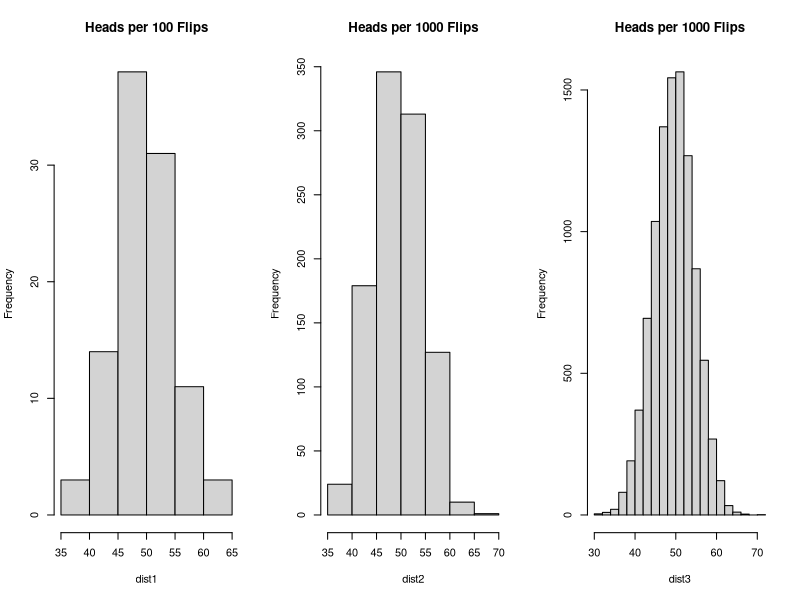
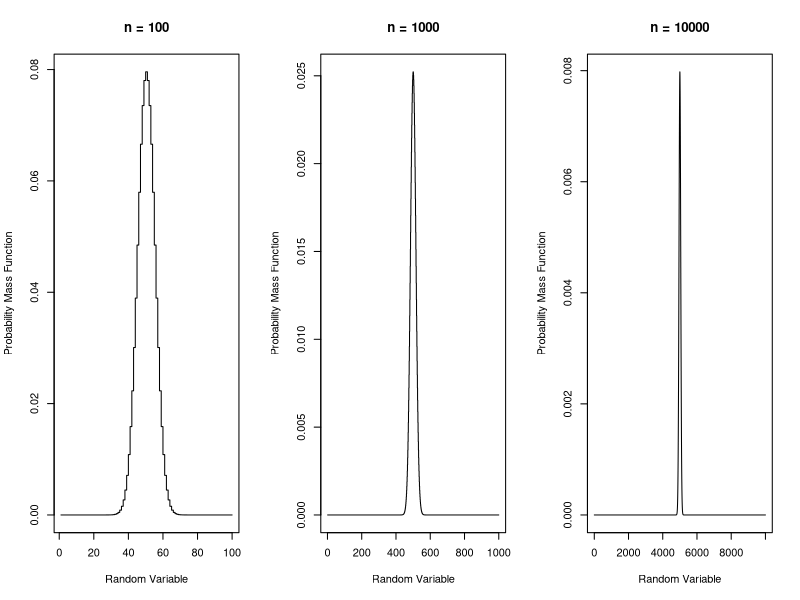
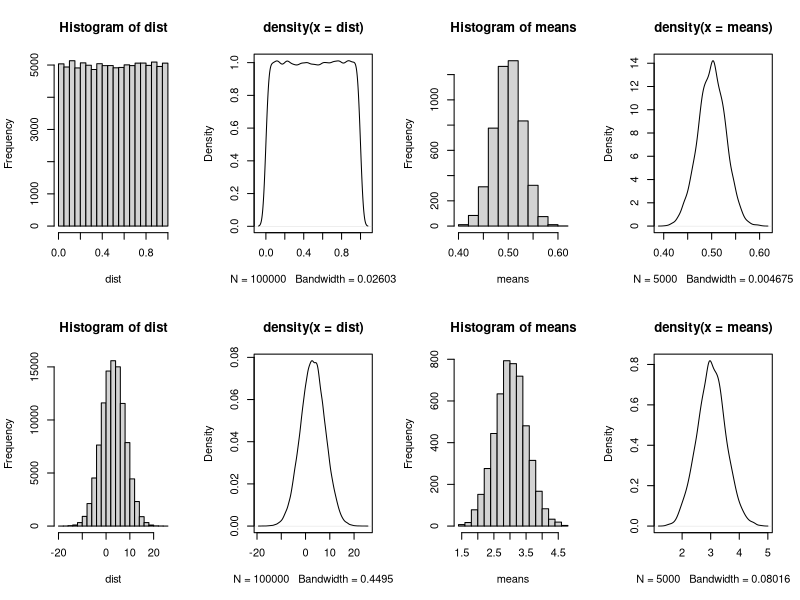

Recreate these plots in R, in order.
# 1
values <- c(58, 74, 69, 81, 64, 120, 55, 71, 77, 65, 23000)

empVar <- function(values) {
  mean <- mean(values)
  factor = 1 / length(values)
  factor * sum(sapply(values, function(x) { (mean - x)^2 }))
}

sampVar <- function(values) {
  mean <- mean(values)
  factor = 1 / (length(values) - 1)
  factor * sum(sapply(values, function(x) { (mean - x)^2 }))
}

empVar(values)
sampVar(values)
var(values)

# 2a
empVar <- function(values) {
  mean <- mean(values)
  factor = 1 / length(values)
  factor * sum(sapply(values, function(x) { (mean - x)^2 }))
}

dist1 = rbinom(100, 100, 0.5)
dist2 = rbinom(1000, 100, 0.5)
dist3 = rbinom(10000, 100, 0.5)

par(mfrow=c(1,3))
hist(dist1, main="Heads per 100 Flips")
hist(dist2, main="Heads per 1000 Flips")
hist(dist3, main="Heads per 1000 Flips")

# 2b
library("plyr")
mapply(each(mean, median, empVar, var), data.frame(
  "100 Flips" = dist1,
  "1000 Flips" = dist2,
  "10000 Flips" = dist3)
)

# 2c
par(mfrow=c(1,3))
plotMassFunction = function(n) {
  values = dbinom(seq(1, n), n, 1/2)
  plot(values, type="s", main=paste("n =", n),
       xlab="Random Variable",
       ylab="Probability Mass Function")
}

plotMassFunction(100)
plotMassFunction(1000)
plotMassFunction(10000)

#3 
uniDist <- runif(100000)
normDist <- rnorm(100000, 3, 5)

uniMeans <- colMeans(replicate(5000, sample(uniDist, 100)))
normMeans <- colMeans(replicate(5000, sample(normDist, 100)))

par(mfrow=c(2,4))
graphs <- function(dist, means) {
    hist(dist)
    plot(density(dist))
    hist(means)
    plot(density(means))
}

graphs(uniDist, uniMeans)
graphs(normDist, normMeans)

# 4d
algoA <- c(0.90, 0.87, 0.92, 0.88, 0.90, 0.85, 0.91, 0.90, 0.87, 0.95, 0.90)
algoB <- c(0.89, 0.95, 0.87, 0.94, 0.92, 0.86, 0.84, 0.92, 0.88, 0.83, 0.90)
k = 11

eabar = mean(algoA)
ebbar = mean(algoB)
dbar = eabar - ebbar

s_d = sqrt(var(algoA) / k + var(algoB) / k)

#4e
y = (dbar) * sqrt(k) / s_d

alpha = 1 - 0.95
t = qt(1-alpha/2, df=(k-1))

acceptH0 = abs(y) < t

#5 
meanDiameter = 2.012
deviation = 0.1
n <- 200

z = (meanDiameter - 2) / (deviation / sqrt(n))

# P(Z < z)
pt(z,df=n-1)


#7
#a
entropy <- function(values) {
  -sum(sapply(values, function(x) { x * log2(x)}))
}

values <- replicate(6, 1/6)
entropy(values)

#b
values <- c(8/100, 15/100, 1/2, 4/100, 15/100, 8/100)
entropy(values)

